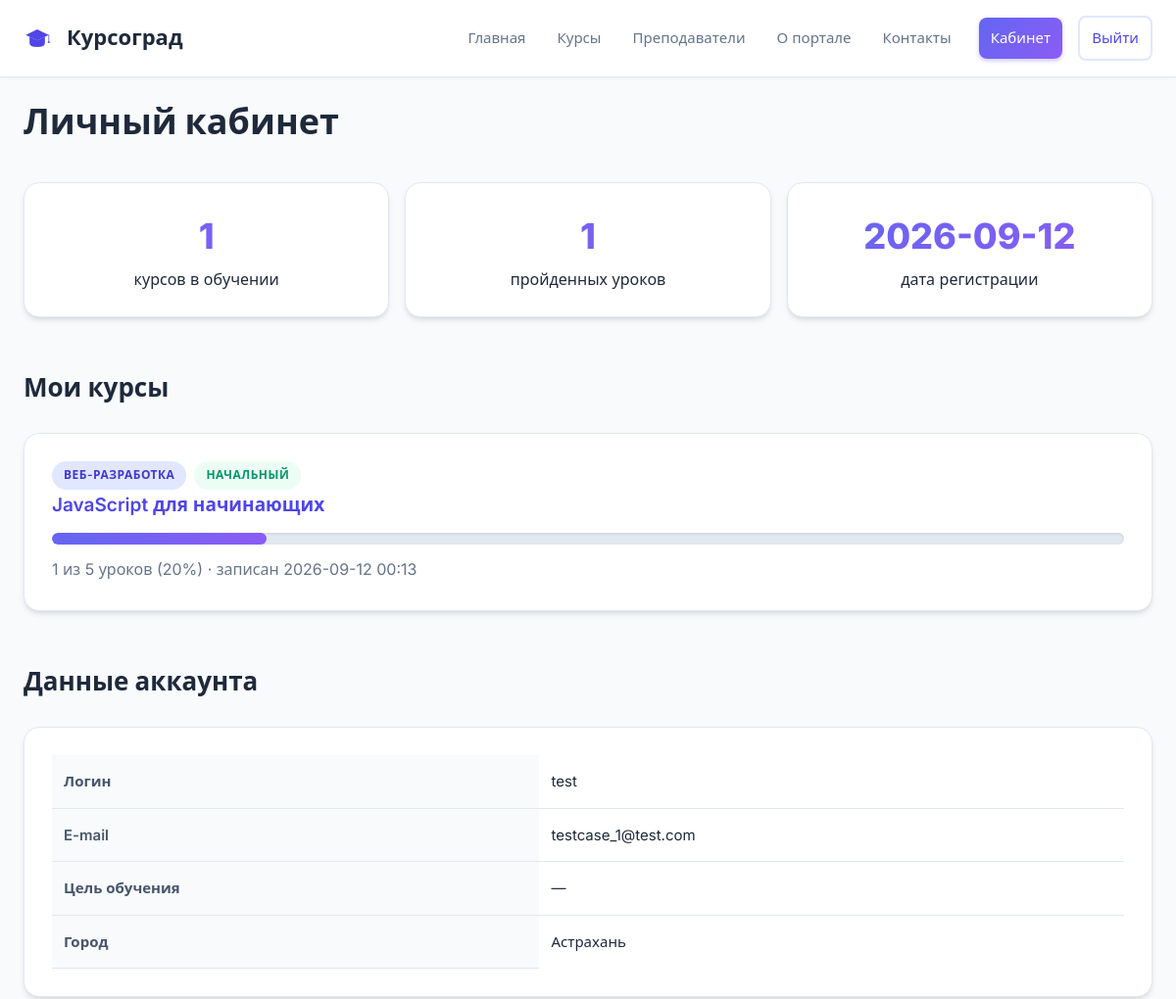
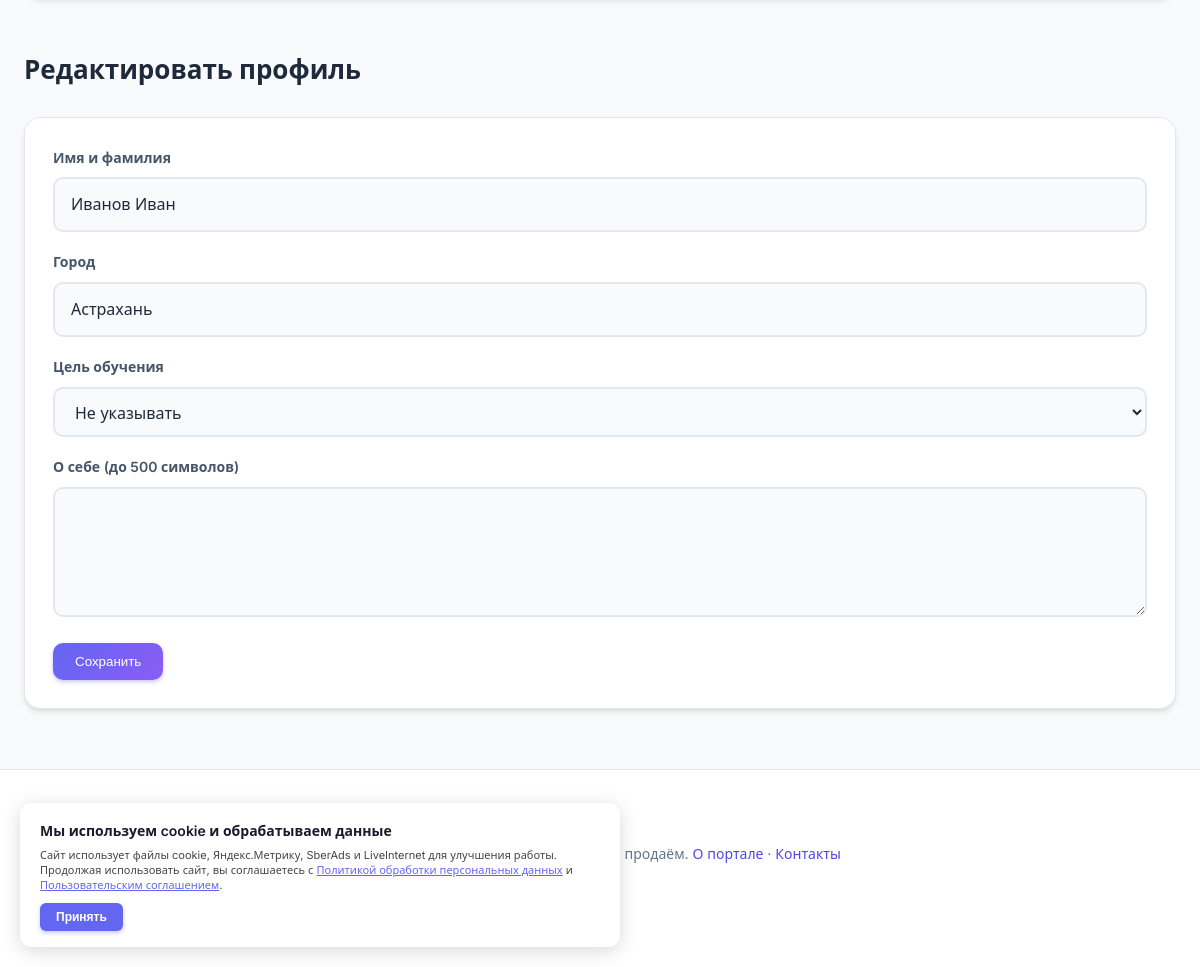
The app's page /dashboard (signed in) with its own data (2 pictures, top to bottom).
### tables this page shows
CREATE TABLE users (
    id            INTEGER PRIMARY KEY AUTOINCREMENT,
    username      TEXT NOT NULL UNIQUE,
    email         TEXT NOT NULL UNIQUE,
    password_hash TEXT NOT NULL,
    full_name     TEXT DEFAULT '',
    city          TEXT DEFAULT '',
    goal          TEXT DEFAULT '',
    about         TEXT DEFAULT '',
    created_at    TEXT NOT NULL
);

CREATE TABLE courses (
    id          INTEGER PRIMARY KEY AUTOINCREMENT,
    title       TEXT NOT NULL,
    category    TEXT NOT NULL,
    level       TEXT NOT NULL,
    hours       INTEGER NOT NULL,
    teacher_id  INTEGER REFERENCES teachers(id),
    description TEXT DEFAULT ''
);

CREATE TABLE enrollments (
    id         INTEGER PRIMARY KEY AUTOINCREMENT,
    user_id    INTEGER NOT NULL REFERENCES users(id) ON DELETE CASCADE,
    course_id  INTEGER NOT NULL REFERENCES courses(id) ON DELETE CASCADE,
    created_at TEXT NOT NULL,
    UNIQUE(user_id, course_id)
);

### app.py (the view, shortened to what this page needs)
@app.route("/dashboard", methods=["GET", "POST"])
@login_required
def dashboard():
    db = get_db()
    uid = session["user_id"]
    rows = db.execute(
        "SELECT c.*, e.created_at enrolled_at FROM enrollments e "
        "JOIN courses c ON c.id=e.course_id WHERE e.user_id=? ORDER BY e.id DESC",
        (uid,)).fetchall()
    my_courses = [{"c": r, "p": course_progress(db, uid, r["id"])} for r in rows]
    done_total = db.execute("SELECT COUNT(*) c FROM progress WHERE user_id=?",
                            (uid,)).fetchone()["c"]
    goals = ["Сменить профессию", "Повысить квалификацию", "Учусь для себя",
             "Подготовка к экзамену"]
    return render_template("dashboard.html", my_courses=my_courses,
                           done_total=done_total, goals=goals)

### app.py (called while the page is built)
def get_db():
    if "db" not in g:
        os.makedirs(os.path.dirname(DB_PATH), exist_ok=True)
        g.db = sqlite3.connect(DB_PATH)
        g.db.row_factory = sqlite3.Row
        g.db.execute("PRAGMA foreign_keys = ON")
    return g.db

def login_required(view):
    @wraps(view)
    def wrapped(*a, **kw):
        if not session.get("user_id"):
            flash("Пожалуйста, войдите в аккаунт.", "warning")
            return redirect(url_for("login", next=request.path))
        return view(*a, **kw)
    return wrapped

@app.context_processor
def inject_user():
    user = None
    uid = session.get("user_id")
    if uid:
        user = get_db().execute("SELECT * FROM users WHERE id=?", (uid,)).fetchone()
    return {"current_user": user, "year_now": datetime.now().year}

def course_progress(db, user_id, course_id):
    total = db.execute("SELECT COUNT(*) c FROM lessons WHERE course_id=?",
                       (course_id,)).fetchone()["c"]
    done = db.execute(
        "SELECT COUNT(*) c FROM progress p JOIN lessons l ON l.id=p.lesson_id "
        "WHERE p.user_id=? AND l.course_id=?", (user_id, course_id)).fetchone()["c"]
    pct = round(done / total * 100) if total else 0
    return {"total": total, "done": done, "pct": pct}

### templates/dashboard.html (shortened to what this page needs)
{% extends "base.html" %}
{% block content %}
<h1>Личный кабинет</h1>
<div class="stats">
  <div class="stat"><b>{{ my_courses|length }}</b>курсов в обучении</div>
  <div class="stat"><b>{{ done_total }}</b>пройденных уроков</div>
  <div class="stat"><b>{{ current_user.created_at[:10] if current_user.created_at else '—' }}</b>дата регистрации</div>
</div>
<h2>Мои курсы</h2>
{% for item in my_courses %}
  <div class="panel" style="margin-bottom:14px">
    <div class="chips"><span class="tag">{{ item.c.category }}</span>
      <span class="tag tag-alt">{{ item.c.level }}</span></div>
    <h3><a href="{{ url_for('course', course_id=item.c.id) }}">{{ item.c.title }}</a></h3>
    <div class="progress"><i style="width: {{ item.p.pct }}%"></i></div>
    <p class="muted">{{ item.p.done }} из {{ item.p.total }} уроков ({{ item.p.pct }}%)
       · записан {{ item.c.enrolled_at }}</p>
  </div>
{% else %}
  <p class="panel">Вы ещё не записались ни на один курс.
     <a href="{{ url_for('courses') }}">Выбрать курс</a></p>
{% endfor %}
<h2>Данные аккаунта</h2>
<div class="panel">
  <table>
    <tr><th>Логин</th><td>{{ current_user.username }}</td></tr>
    <tr><th>E-mail</th><td>{{ current_user.email }}</td></tr>
    <tr><th>Цель обучения</th><td>{{ current_user.goal or '—' }}</td></tr>
    <tr><th>Город</th><td>{{ current_user.city or '—' }}</td></tr>
  </table>
</div>
<h2>Редактировать профиль</h2>
<form class="panel" method="post">
  <div class="field">
    <label for="full_name">Имя и фамилия</label>
    <input type="text" id="full_name" name="full_name" value="{{ current_user.full_name }}">
  </div>
  <div class="field">
    <label for="city">Город</label>
    <input type="text" id="city" name="city" value="{{ current_user.city }}">
  </div>
  <div class="field">
    <label for="goal">Цель обучения</label>
    <select id="goal" name="goal">
      <option value="">Не указывать</option>
    </select>
  </div>
  <div class="field">
    <label for="about">О себе (до 500 символов)</label>
    <textarea id="about" name="about" maxlength="500">{{ current_user.about }}</textarea>
  </div>
  <button class="btn" type="submit">Сохранить</button>
</form>
{% endblock %}

### static/style.css (style rules this page uses)
:root { --bg:#f8fafc; --card:#ffffff; --ink:#1e293b; --muted:#64748b; --accent:#4f46e5; --accent-dark:#4338ca; --accent-soft:#e0e7ff; --accent-gradient:linear-gradient(135deg,#6366f1 0%,#8b5cf6 100%); --ok:#10b981; --warning:#f59e0b; --error:#ef4444; --line:#e2e8f0; --shadow:0 4px 6px -1px rgba(0,0,0,0.1),0 2px 4px -1px rgba(0,0,0,0.06); --shadow-lg:0 10px 15px -3px rgba(0,0,0,0.1),0 4px 6px -2px rgba(0,0,0,0.05); --radius:16px; --radius-sm:10px; --radius-lg:24px; }
* { box-sizing:border-box;margin:0;padding:0 }
body { background:var(--bg);color:var(--ink); font:16px/1.7 "Inter","Segoe UI",Roboto,Helvetica,Arial,sans-serif; -webkit-font-smoothing:antialiased;-moz-osx-font-smoothing:grayscale }
a { color:var(--accent);text-decoration:none;transition:color 0.2s ease }
.btn { display:inline-flex;align-items:center;justify-content:center;gap:8px; background:var(--accent-gradient);color:#fff!important; padding:11px 22px;border-radius:10px;border:0;cursor:pointer; font:600 15px inherit;transition:all 0.2s ease;box-shadow:0 2px 4px rgba(79,70,229,0.3) }
h1 { margin:0 0 20px;font-size:36px;font-weight:800;line-height:1.2;color:var(--ink) }
h2 { font-size:26px;font-weight:700;margin:50px 0 24px;color:var(--ink) }
h3 { font-size:19px;font-weight:600;margin:0 }
.muted { color:var(--muted) }
.stats { display:grid;grid-template-columns:repeat(auto-fit,minmax(160px,1fr)); gap:16px;margin:40px 0 }
.stat { background:var(--card);border:1px solid var(--line); border-radius:var(--radius);padding:24px;text-align:center; transition:all 0.3s ease;box-shadow:var(--shadow) }
.stat b { display:block;font-size:36px;font-weight:800; background:var(--accent-gradient);-webkit-background-clip:text; -webkit-text-fill-color:transparent;background-clip:text }
.chips { display:flex;gap:8px;flex-wrap:wrap }
.tag { display:inline-flex;align-items:center;gap:4px; background:var(--accent-soft);color:var(--accent-dark); border-radius:999px;padding:4px 12px;font-size:12px;font-weight:600; text-transform:uppercase;letter-spacing:0.5px }
.tag-alt { background:#ecfdf5;color:#059669 }
.panel { background:#fff;border:1px solid var(--line);border-radius:var(--radius); padding:28px;box-shadow:var(--shadow);transition:all 0.3s ease;margin-bottom:24px }
.field { margin-bottom:18px }
.field label { display:block;font-size:14px;font-weight:600;margin-bottom:8px; color:#475569 }
input[type=text],input[type=email],input[type=password],input[type=number], select,textarea { width:100%;padding:12px 16px;border:2px solid var(--line); border-radius:var(--radius-sm);background:#f8fafc;font:inherit;color:var(--ink); transition:all 0.2s ease }
textarea { min-height:130px;resize:vertical;line-height:1.6 }
.progress { background:#e2e8f0;border-radius:999px;height:12px;overflow:hidden; margin:12px 0;box-shadow:inset 0 1px 3px rgba(0,0,0,0.1) }
.progress i { display:block;height:100%;background:var(--accent-gradient); border-radius:999px;transition:width 0.4s ease }
table { width:100%;border-collapse:collapse }
td,th { padding:14px 12px;border-bottom:1px solid var(--line);text-align:left; font-size:15px }
th { font-weight:600;color:#475569;background:#f8fafc }
tr:last-child td { border-bottom:0 }
.hero,.stats,.card,.panel,.grid { animation:fadeInUp 0.5s ease forwards;opacity:0 }

### records on screen
users: created_at "2026-09-12", username "test", email "testcase_1@test.com", goal "—", city "Астрахань", full_name "Иванов Иван"
courses: c.category "ВЕБ-РАЗРАБОТКА", c.level "НАЧАЛЬНЫЙ", c "JavaScript для начинающих"
enrollments: c.enrolled_at "2026-09-12 00:13"

### other values on screen
{{ my_courses|length }} "1"
{{ done_total }} "1"
{{ item.p.done }} "1"
{{ item.p.total }} "5"
{{ item.p.pct }} "20"
